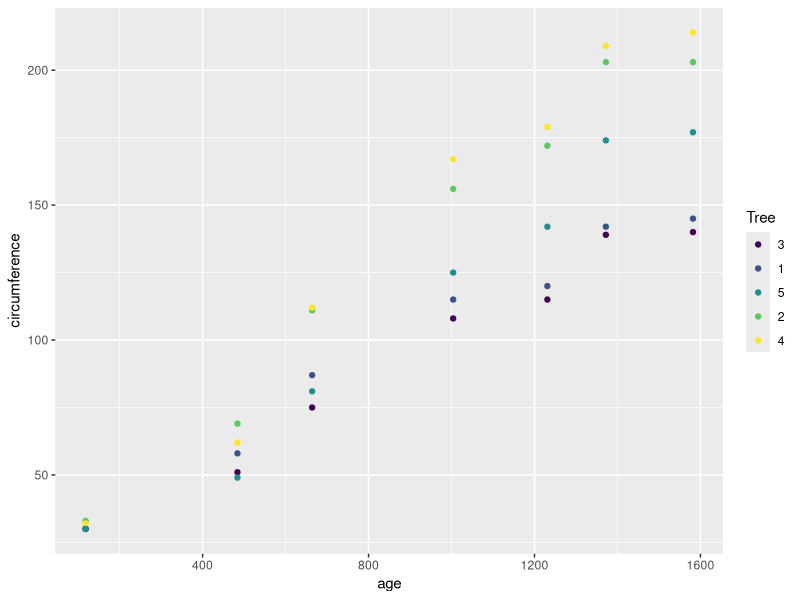
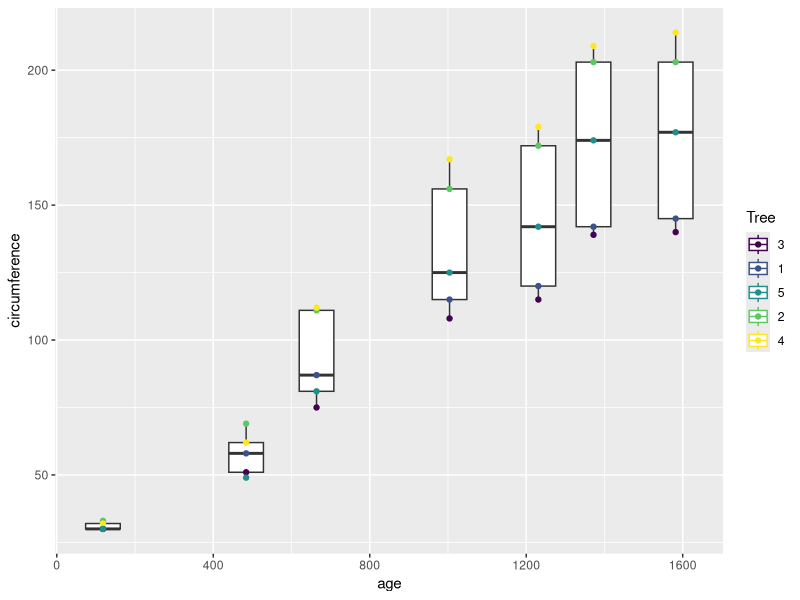
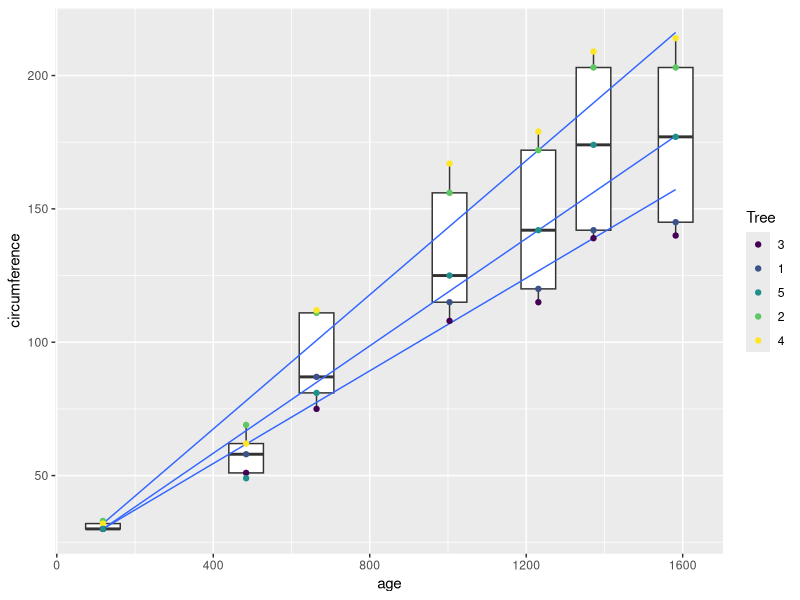
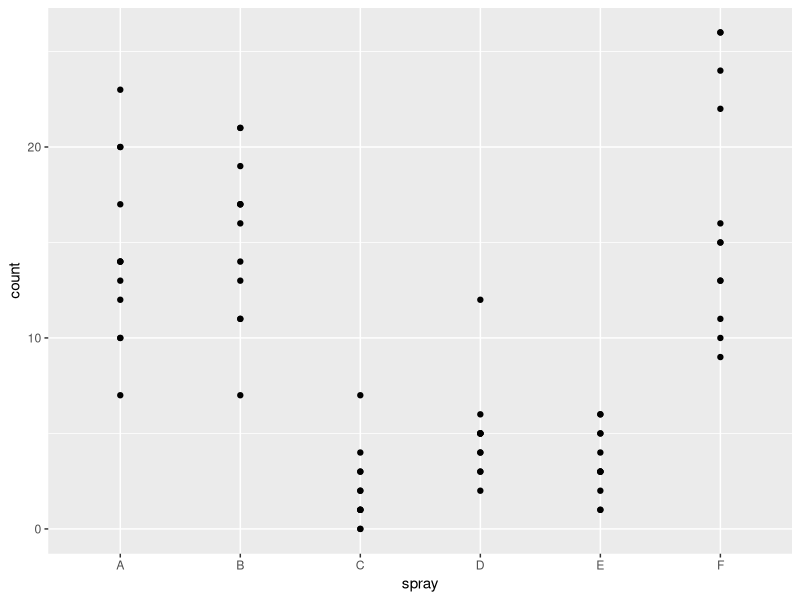
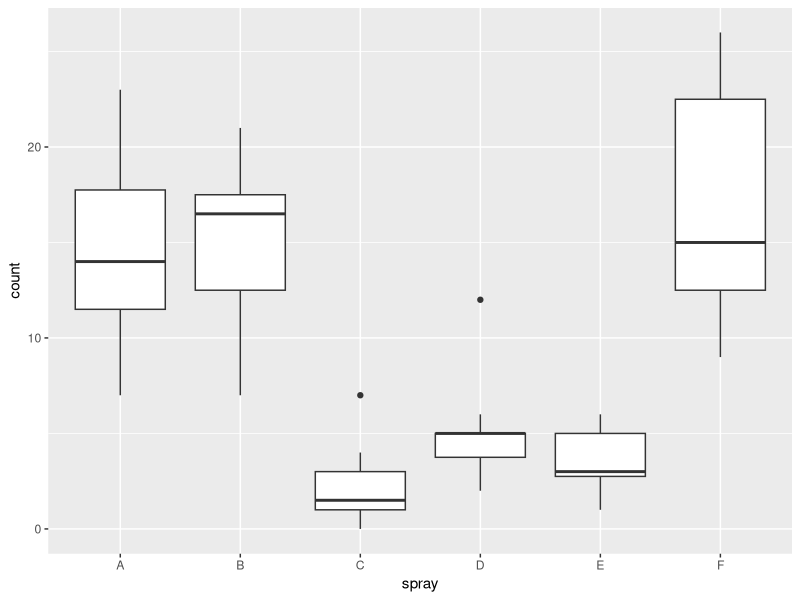
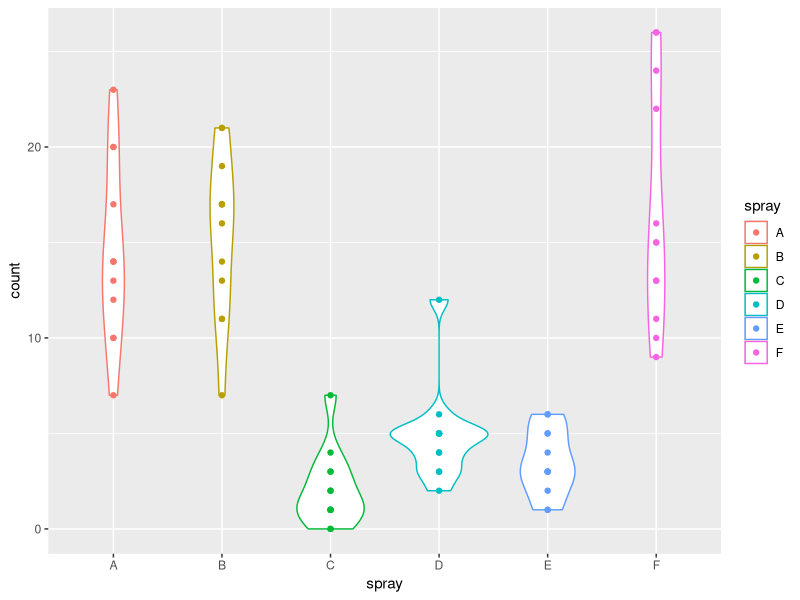
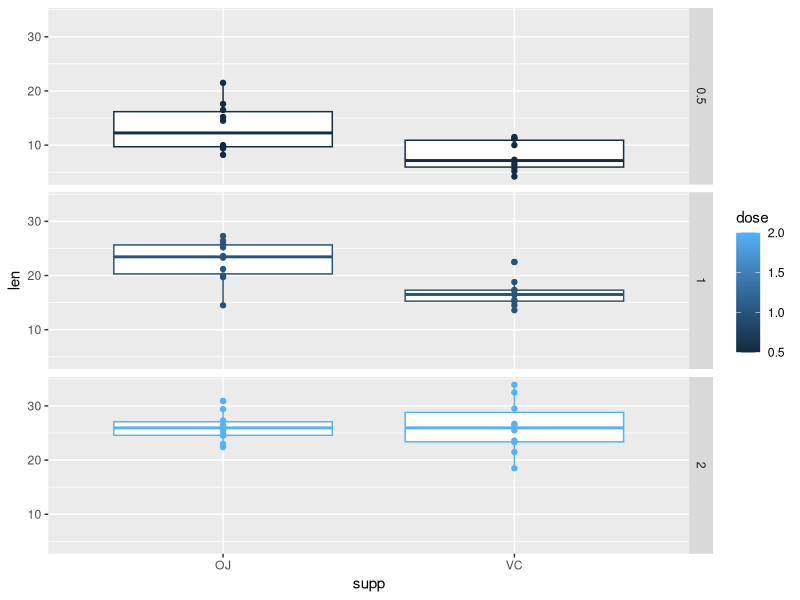
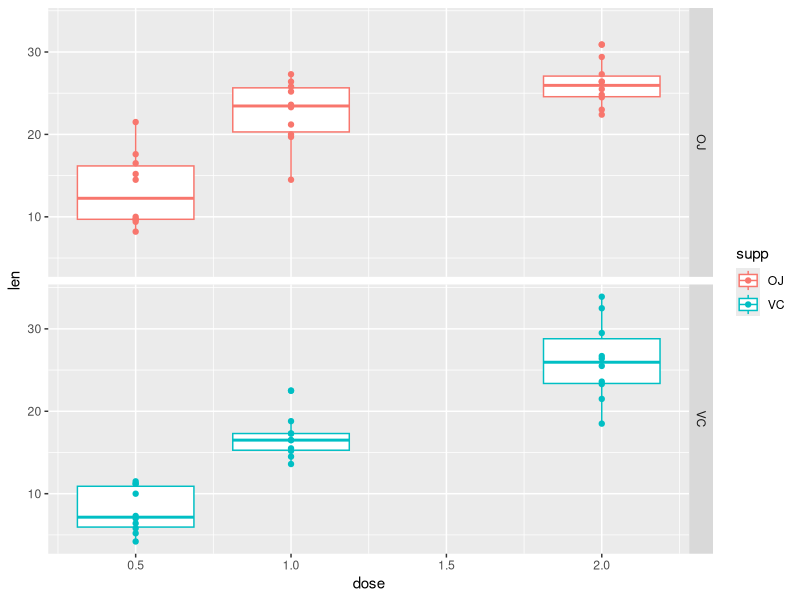

Here is the R script that generated these plots, in order:
###########################################
# Proyecto: Taller RStudio UNPA                
# Autora: Eréndira Munguía                          
# Fecha: Agosto 2022           
###########################################
#Para saber más:
#http://r.qcbs.ca/workshop03/book-en/grammar-of-graphics-gg-basics.html

#Cargando la librería Tidyverse que contiene Ggplot
#library(tidyverse)
#Cargando sólo ggplot
library(ggplot2)

#Ejemplos usando la base precargada Orange
#?Orange
View(Orange)

t <- ggplot(Orange, aes(age, circumference, color=Tree)) + 
  geom_point()

t


s <- ggplot(Orange, aes(age, circumference, color=Tree, group = age)) + 
  geom_boxplot()+
  geom_point()

s

e <- ggplot(Orange, aes(age, circumference))+
  geom_boxplot(aes(group = age))+
  geom_quantile()+
  geom_point(aes(color=Tree))
e

#Ejemplos usando la base precargada InsectSprays
t <- ggplot(InsectSprays, aes(spray, count)) + 
  geom_point()
t

f <- ggplot(InsectSprays, aes(spray, count)) + 
  geom_boxplot()
f

s <- ggplot(InsectSprays, aes(spray, count, color=spray))+
  geom_violin(alpha=50)+
  geom_point()
s

#Ejemplos usando la base precargada ToothGrowth
t <- ggplot(ToothGrowth, aes(supp, len, color=dose))+
  geom_boxplot()+
  geom_point()+
  facet_grid(rows = vars(dose))
t

s <- ggplot(ToothGrowth, aes(dose, len, color=supp, group=dose))+
  geom_boxplot()+
  geom_point()+
  facet_grid(rows = vars(supp))
s



